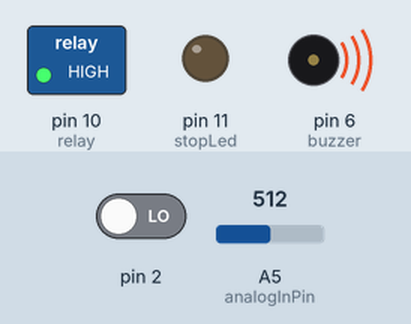
Recording of a sketch running on a simulated Arduino Uno, built with avr-gcc and run on an emulated ATmega328P. Parts: switched loads named in the sketch (green lamp = pin HIGH), output pins drawn as LEDs (lit = HIGH), buzzer (waves = sounding, pin HIGH). Dashed ring = blinking. The inputs (shaded band) are chosen by the test bench; at power-on: pin 2 LOW, A5 (analogInPin) = 512. What the sketch prints to the serial monitor is not drawn.

Above: at 1.8 s.
1.9 s: pin 2 driven HIGH
At 2.8 s:
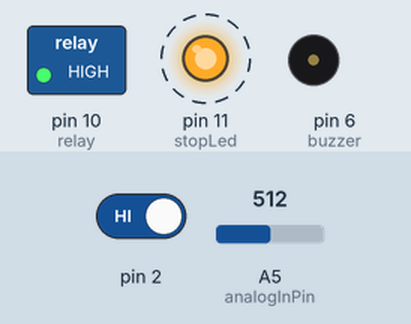
6.0 s: A5 (analogInPin) set to 349
8.2 s: A5 (analogInPin) set to 321
At 9.8 s:
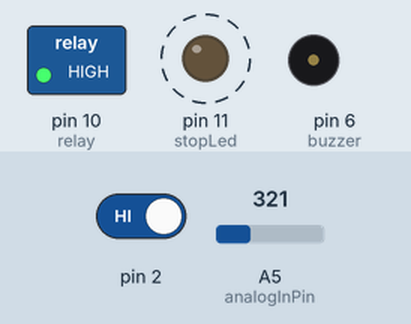
12.3 s: A5 (analogInPin) set to 285
At 13.8 s:
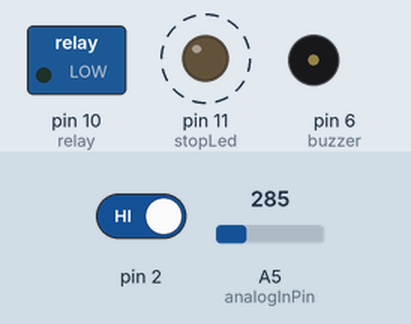
16.4 s: A5 (analogInPin) set to 306
At 18.8 s:
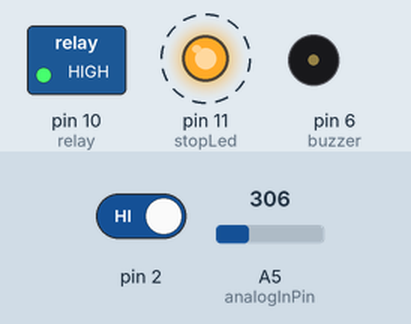
20.5 s: A5 (analogInPin) set to 290
At 22.3 s:
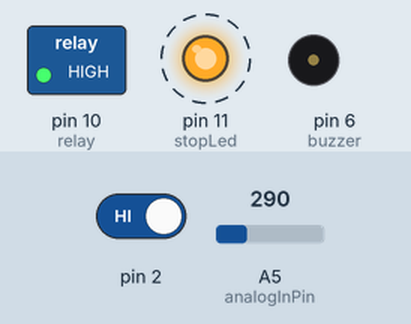
Timing chart, 0 to 25.6 s (numbered marks = the images above; inputs shaded):
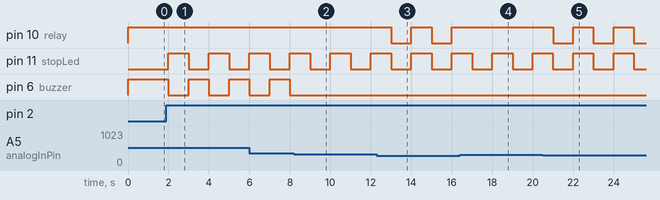

Measured:
- the behaviour switches between 331 and 330 on A5 (analogInPin) (found by bisection; images 1 and 2)
- the behaviour switches between 301 and 300 on A5 (analogInPin) (found by bisection; images 2 and 3)
- after the input at 1.9 s, pin 11 (stopLed), pin 6 (buzzer): alternates HIGH for 1.0 s and LOW for 1.0 s, starting after 0.10 s
- after the input at 8.2 s, pin 6 (buzzer): stops changing and stays LOW
- after the input at 12.3 s, pin 10 (relay): alternates HIGH for 1.0 s and LOW for 1.0 s, starting after 0.70 s
- after the input at 16.4 s, pin 10 (relay): stops changing and stays HIGH
- after the input at 20.5 s, pin 10 (relay): alternates HIGH for 1.0 s and LOW for 1.0 s, starting after 0.50 s

The sketch:

wateLevel.ino
```cpp
int analogInPin = A5;
int buzzer = 6; //BUZZER
int relay = 10;
int stopLed = 11;
bool isActive = false;

int resval = 0;

void setup() {
  Serial.begin(9600);
  pinMode(buzzer, OUTPUT);
  pinMode(relay, OUTPUT);
  pinMode(2, INPUT);
  pinMode(11, OUTPUT);

}

void work() {
  resval = analogRead(analogInPin);

  if (resval <= 100) {
    Serial.println("Empty ");
    digitalWrite(buzzer, LOW);
    digitalWrite(relay, LOW);

  } else if (resval > 100 && resval <= 300) {
    Serial.println("Low ");
    digitalWrite(buzzer, LOW);
    digitalWrite(relay, LOW);

  } else if (resval > 300 && resval <= 330) {
    Serial.println("Medium ");
  } else if (resval > 330) {
    Serial.println("High");

    digitalWrite(buzzer, HIGH);
    digitalWrite(relay, HIGH);

  }
}

void loop() {

  if (digitalRead(2) == HIGH) {
    Serial.print("Touched");
    if (isActive) {
      //START ALL FUNCTIONS
      isActive = false;
    } else {
      //CLOSE WORKING
      isActive = true;
    }
  }

  if (!isActive) {
    digitalWrite(stopLed,LOW);
    work();
  }else{
     digitalWrite(buzzer, LOW);
    digitalWrite(relay, HIGH);
    digitalWrite(11,HIGH);
  }

  delay(1000);
}
```
